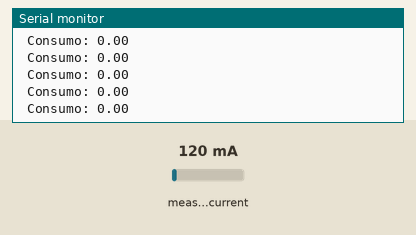
Recording of a sketch running on a simulated Arduino Uno, built with avr-gcc and run on an emulated ATmega328P. Shown: the last lines printed to the serial monitor. Inputs (shaded band) come from the test bench; at power-on: measured current 120 mA.

Above: at 1.2 s.
1.3 s: measured current set to 1000 mA
At 1.57 s:
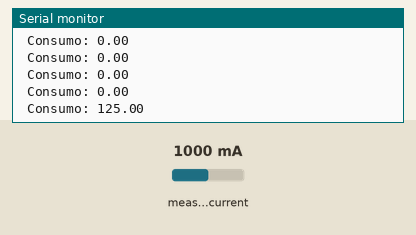
4.3 s: measured current set to 500 mA
At 4.44 s:
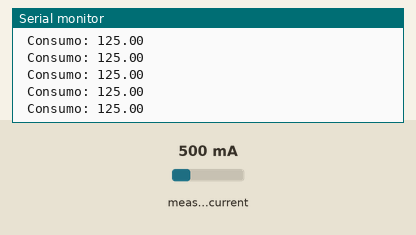
Timing chart, 0 to 7.3 s (numbered marks = the images above; inputs shaded):
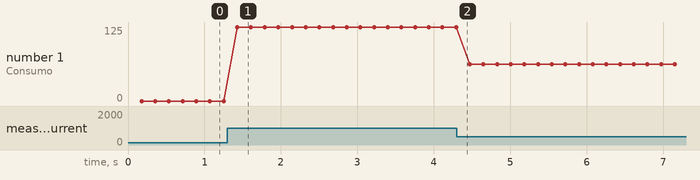

The sketch:

EmonLibb.ino
```cpp
#include <EmonLib.h>;                    // Incluimos Emon Library

EnergyMonitor emon1;                   // Creamos la instancia de la librería

void setup() {
  Serial.begin(9600);
  emon1.current(1, 60.60);             // Inicializamos la librería: input pin, calibration.
}

void loop() {
  double Irms = emon1.calcIrms(1480);  // Calculamos el irms

  if(Irms <0.20) Irms = 0.0;

  Serial.print(" Consumo: ");
  Serial.println(Irms*125); //Nota: Posible rango de error de +10W, en caso de exactitud restarle 10W a este resultado

}

//Fuente: http://www.gonzalogalvan.es/medidor-de-consumo-lectura-de-la-corriente-con-arduino/
```

Measured:
- after the input at 1.3 s, the serial monitor: prints a new line after 0.13 s (image 1)
- plotted number 1: 0 → 125 after the input at 1.3 s, 125 → 62.5 after the input at 4.3 s
